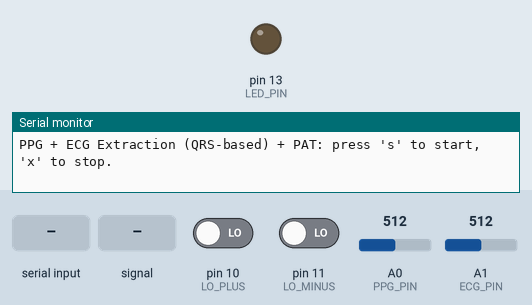
Recording of a sketch running on a simulated Arduino Uno, built with avr-gcc and run on an emulated ATmega328P. Parts: output pins drawn as LEDs (lit = HIGH), the last lines printed to the serial monitor. The inputs (shaded band) are chosen by the test bench; at power-on: A0 (PPG_PIN) = 512, pin 10 (LO_PLUS) LOW, pin 11 (LO_MINUS) LOW, A1 (ECG_PIN) = 512.

Above: at 1.2 s.
1.3 s: "s" received over Serial
2.8 s: A0 (PPG_PIN) set to 611
4.3 s: A0 (PPG_PIN) set to 633
At 5.1 s:
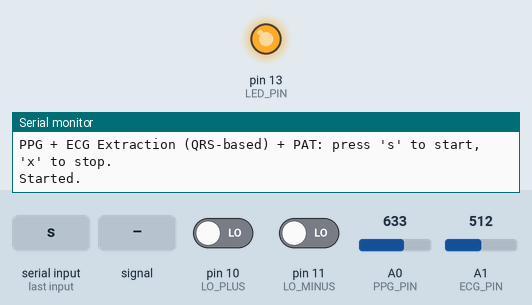
5.8 s: A0 (PPG_PIN) set to 610
At 6.2 s:
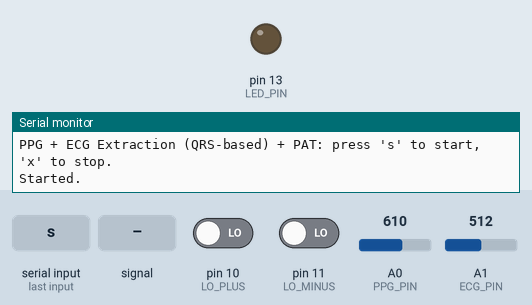
7.3 s: A0 (PPG_PIN) set to 630
At 8.5 s:
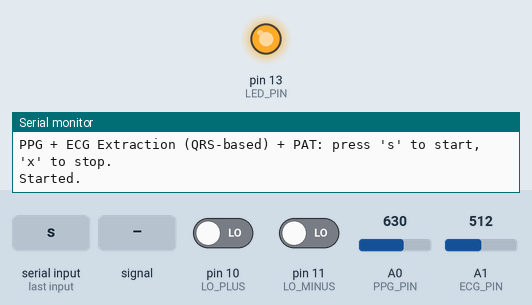
8.8 s: A1 (ECG_PIN) fed a 50 Hz sine of ±306 counts around its level
Timing chart, 0 to 11.8 s (numbered marks = the images above; inputs shaded):
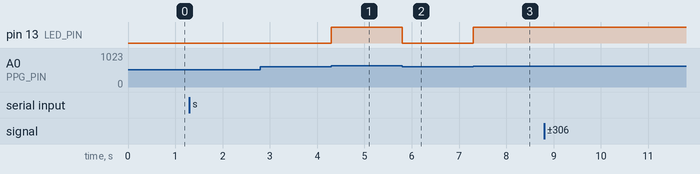

Measured:
- the behaviour switches between 620 and 621 on A0 (PPG_PIN) (found by bisection; images 0 and 1)
- after the input at 2.8 s, every drawn part: stays the same
- after the input at 4.3 s, pin 13 (LED_PIN): LOW → HIGH at once
- after the input at 5.8 s, pin 13 (LED_PIN): HIGH → LOW at once
- after the input at 7.3 s, pin 13 (LED_PIN): LOW → HIGH at once

The sketch:

Features_Improved_PAT.ino
```cpp
#include <math.h>

// --------- Pin definitions ----------
const int PPG_PIN   = A0;          // Pulse sensor
const int ECG_PIN   = A1;          // AD8232 OUTPUT
const int LED_PIN   = LED_BUILTIN; // LED for PPG beats (optional)

// If you wired LO+ / LO-:
const int LO_PLUS   = 10;          // AD8232 LO+
const int LO_MINUS  = 11;          // AD8232 LO-

// --------- Sampling & window ----------
const unsigned long SAMPLE_INTERVAL_MS = 10;      // 100 Hz
const unsigned long FEATURE_WINDOW_MS  = 10000;   // 10 seconds

unsigned long lastSampleTime  = 0;
unsigned long windowStartTime = 0;

bool collecting = false;

// ---------------- PPG beat data ----------------
const int MAX_PPG_BEATS = 50;

float ppgIBI[MAX_PPG_BEATS];       // ms
float ppgAmp[MAX_PPG_BEATS];       // ADC amplitude
int   ppgBeatCount = 0;

unsigned long ppgLastBeatTime = 0;
bool  ppgWasAboveThreshold    = false;

int   ppgThreshold = 620;          // TUNE THIS with Serial Plotter (PPG)

// For amplitude between beats
int   ppgMinSinceLastBeat = 1023;
int   ppgMaxSinceLastBeat = 0;

const unsigned long PPG_REFRACTORY_MS = 250;  // avoid double peaks

// Store PPG beat times (for PAT)           // <<< NEW
unsigned long ppgBeatTime[MAX_PPG_BEATS];     // time of PPG peaks (ms)

// ---------------- ECG beat data ----------------
const int MAX_ECG_BEATS = 50;

float ecgRR[MAX_ECG_BEATS];        // ms
int   ecgBeatCount = 0;

unsigned long ecgLastBeatTime = 0;
bool  ecgWasAboveThreshold    = false;

// Store ECG R-peak times (for PAT)        // <<< NEW
unsigned long ecgBeatTime[MAX_ECG_BEATS];     // time of R-peaks (ms)

// -------- QRS enhancement (derivative^2 + moving average) --------
const int ENERGY_MA_LEN = 8;        // length of moving average window
long energyBuf[ENERGY_MA_LEN];
byte energyIndex = 0;
long energySum = 0;

int  prevEcgSample = 0;             // for derivative
int  qrsSignal = 0;                 // processed QRS-energy signal

// Adaptive threshold on qrsSignal
int   qrsThreshold = 0;
bool  qrsThreshInit = false;
float qrsPeakAvg = 0.0;

const unsigned long ECG_REFRACTORY_MS = 400;   // robust up to ~150 bpm

// ---------------- PAT (ECG→PPG delay) -----------------  // <<< NEW
float patValues[MAX_PPG_BEATS];                      // PAT in ms
int   patCount = 0;

// ===================================================================

void setup() {
  pinMode(LED_PIN, OUTPUT);
  pinMode(LO_PLUS, INPUT);
  pinMode(LO_MINUS, INPUT);

  Serial.begin(115200);
  while (!Serial) {}

  Serial.println("PPG + ECG Extraction (QRS-based) + PAT: press 's' to start, 'x' to stop.");
}

void loop() {
  // -------- Serial commands --------
  if (Serial.available()) {
    char c = Serial.read();
    if (c == 's' || c == 'S') {
      collecting = true;
      resetWindowData();
      windowStartTime = millis();
      Serial.println("Started.");
    }
    else if (c == 'x' || c == 'X') {
      collecting = false;
      Serial.println("Stopped.");
    }
  }

  unsigned long now = millis();

  // -------- Sampling at 100 Hz --------
  if (now - lastSampleTime >= SAMPLE_INTERVAL_MS) {
    lastSampleTime += SAMPLE_INTERVAL_MS;
    if (collecting) {
      processSample();
    }
  }

  // -------- 10 s window finished --------
  if (collecting && (now - windowStartTime >= FEATURE_WINDOW_MS)) {
    computeFeatures();
    resetWindowData();
    windowStartTime = now;  // start next 10 s window automatically
  }
}

// ===================================================================
//                 SAMPLE PROCESSING (PPG + ECG)
// ===================================================================
void processSample() {
  unsigned long now = millis();

  // ----- Read PPG -----
  int ppg = analogRead(PPG_PIN);

  // Track min/max between beats for amplitude
  if (ppg < ppgMinSinceLastBeat) ppgMinSinceLastBeat = ppg;
  if (ppg > ppgMaxSinceLastBeat) ppgMaxSinceLastBeat = ppg;

  // LED feedback for PPG
  digitalWrite(LED_PIN, (ppg > ppgThreshold));

  // ----- PPG peak detection -----
  if (ppg > ppgThreshold &&
      !ppgWasAboveThreshold &&
      (now - ppgLastBeatTime) > PPG_REFRACTORY_MS) {

    if (ppgLastBeatTime > 0 && ppgBeatCount < MAX_PPG_BEATS) {
      unsigned long ibi = now - ppgLastBeatTime;
      ppgIBI[ppgBeatCount] = (float)ibi;

      int amp = ppgMaxSinceLastBeat - ppgMinSinceLastBeat;
      ppgAmp[ppgBeatCount] = (float)amp;

      // store PPG beat time for this IBI/amplitude          // <<< NEW
      ppgBeatTime[ppgBeatCount] = now;

      ppgBeatCount++;
    }

    ppgLastBeatTime = now;
    ppgWasAboveThreshold = true;

    ppgMinSinceLastBeat = ppg;
    ppgMaxSinceLastBeat = ppg;
  }
  else if (ppg < ppgThreshold) {
    ppgWasAboveThreshold = false;
  }

  // =====================  ECG (QRS-based)  =====================

  // ----- Read ECG -----
  int ecg = analogRead(ECG_PIN);

  // If leads off, force ECG to 0 (optional)
  if (digitalRead(LO_PLUS) == HIGH || digitalRead(LO_MINUS) == HIGH) {
    ecg = 0;
  }

  // ----- QRS enhancement: derivative -> square -> moving average -----
  int diff = ecg - prevEcgSample;          // derivative
  prevEcgSample = ecg;

  long energy = (long)diff * (long)diff;   // "energy" of slope

  // Update moving average buffer
  energySum -= energyBuf[energyIndex];
  energyBuf[energyIndex] = energy;
  energySum += energy;
  energyIndex++;
  if (energyIndex >= ENERGY_MA_LEN) energyIndex = 0;

  qrsSignal = (int)(energySum / ENERGY_MA_LEN);   // smoothed energy

  // ----- Initialize / update adaptive threshold -----
  if (!qrsThreshInit) {
    // Simple bootstrap for first few samples
    static int initCount = 0;
    qrsPeakAvg += qrsSignal;
    initCount++;
    if (initCount >= 50) {                  // after ~0.5 s
      qrsPeakAvg /= (float)initCount;
      qrsThreshold = (int)(0.5f * qrsPeakAvg);   // 50% of avg energy
      if (qrsThreshold < 50)  qrsThreshold = 50;
      if (qrsThreshold > 2000) qrsThreshold = 2000;
      qrsThreshInit = true;
    }
    return;  // don't detect beats until threshold is ready
  }

  // ----- QRS detection using qrsSignal -----
  if (qrsSignal > qrsThreshold &&
      !ecgWasAboveThreshold &&
      (now - ecgLastBeatTime) > ECG_REFRACTORY_MS) {

    if (ecgLastBeatTime > 0 && ecgBeatCount < MAX_ECG_BEATS) {
      unsigned long rr = now - ecgLastBeatTime;
      ecgRR[ecgBeatCount] = (float)rr;

      // store ECG R-peak time for this RR interval       // <<< NEW
      ecgBeatTime[ecgBeatCount] = now;

      ecgBeatCount++;
    }

    ecgLastBeatTime = now;
    ecgWasAboveThreshold = true;

    // Update running average of QRS energy and threshold
    qrsPeakAvg = 0.9f * qrsPeakAvg + 0.1f * (float)qrsSignal;
    qrsThreshold = (int)(0.5f * qrsPeakAvg);      // keep at ~50% of typical QRS
    if (qrsThreshold < 50)  qrsThreshold = 50;
    if (qrsThreshold > 2000) qrsThreshold = 2000;
  }
  else if (qrsSignal < (qrsThreshold * 0.5f)) {
    // reset detector once energy has fallen well below threshold
    ecgWasAboveThreshold = false;
  }

  // If you want to debug, you can print qrsSignal vs raw ECG:
  // Serial.print(ecg); Serial.print(" "); Serial.println(qrsSignal);
}

// ===================================================================
//                        FEATURE COMPUTATION
// ===================================================================
void computeFeatures() {
  Serial.println("--------------------------------------------------");
  Serial.println("10-second window finished. Features:");

  // ---------- PPG features ----------
  Serial.println("PPG features:");

  Serial.print("  Beats detected: ");
  Serial.println(ppgBeatCount);

  if (ppgBeatCount >= 2) {
    float sumIBI = 0;
    for (int i = 0; i < ppgBeatCount; i++) sumIBI += ppgIBI[i];
    float ibiMean = sumIBI / ppgBeatCount;

    float sumVar = 0;
    for (int i = 0; i < ppgBeatCount; i++) {
      float diff = ppgIBI[i] - ibiMean;
      sumVar += diff * diff;
    }
    float ibiVar = sumVar / ppgBeatCount;

    float hrMean = 60000.0 / ibiMean;

    float sumAmp = 0;
    for (int i = 0; i < ppgBeatCount; i++) sumAmp += ppgAmp[i];
    float ampMean = sumAmp / ppgBeatCount;

    Serial.print("  IBI mean (ms):      "); Serial.println(ibiMean, 2);
    Serial.print("  IBI variance:       "); Serial.println(ibiVar, 2);
    Serial.print("  HR mean (bpm):      "); Serial.println(hrMean, 2);
    Serial.print("  Amp mean (ADC):     "); Serial.println(ampMean, 2);
  } else {
    Serial.println("  Not enough PPG beats.");
  }

  // ---------- ECG features ----------
  Serial.println("ECG features:");

  Serial.print("  Beats detected: ");
  Serial.println(ecgBeatCount);

  if (ecgBeatCount >= 2) {
    float rrMean = 0;
    for (int i = 0; i < ecgBeatCount; i++) rrMean += ecgRR[i];
    rrMean /= ecgBeatCount;

    // SDNN
    float sumSq = 0;
    for (int i = 0; i < ecgBeatCount; i++) {
      float diff = ecgRR[i] - rrMean;
      sumSq += diff * diff;
    }
    float sdnn = sqrt(sumSq / ecgBeatCount);

    // RMSSD and pNN50
    float sumSqDiff = 0;
    int   nn50 = 0;
    int   nDiff = ecgBeatCount - 1;
    for (int i = 0; i < nDiff; i++) {
      float diff = ecgRR[i+1] - ecgRR[i];
      float absDiff = fabs(diff);
      sumSqDiff += diff * diff;
      if (absDiff > 50.0) nn50++;
    }
    float rmssd = sqrt(sumSqDiff / nDiff);
    float pnn50 = (float)nn50 * 100.0 / (float)nDiff;

    float hrMeanECG = 60000.0 / rrMean;

    Serial.print("  RR mean (ms):       "); Serial.println(rrMean, 2);
    Serial.print("  SDNN (ms):          "); Serial.println(sdnn, 2);
    Serial.print("  RMSSD (ms):         "); Serial.println(rmssd, 2);
    Serial.print("  pNN50 (%):          "); Serial.println(pnn50, 2);
    Serial.print("  HR mean (bpm):      "); Serial.println(hrMeanECG, 2);
  } else {
    Serial.println("  Not enough ECG beats.");
  }

  // ---------- PAT features (ECG R → PPG peak) ----------   // <<< NEW
  // PAT ≈ Pulse Arrival Time: delay between R-peak and the following PPG peak
  patCount = 0;

  int j = 0; // index in ECG beat times
  for (int i = 0; i < ppgBeatCount && patCount < MAX_PPG_BEATS; i++) {
    unsigned long tPPG = ppgBeatTime[i];

    // advance j until ecgBeatTime[j] >= tPPG
    while (j < ecgBeatCount && ecgBeatTime[j] < tPPG) {
      j++;
    }
    if (j == 0) {
      // no ECG beat before this PPG beat
      continue;
    }

    unsigned long tECG = ecgBeatTime[j - 1];  // last R-peak before this PPG peak
    unsigned long dt = tPPG - tECG;          // PAT in ms

    // keep only physiologically reasonable PAT values (e.g. 100–400 ms)
    if (dt >= 100 && dt <= 400) {
      patValues[patCount] = (float)dt;
      patCount++;
    }
  }

  Serial.println("PAT (ECG R -> PPG peak) features:");
  Serial.print("  Valid PAT count: ");
  Serial.println(patCount);

  if (patCount >= 1) {
    float sumPAT = 0;
    for (int i = 0; i < patCount; i++) sumPAT += patValues[i];
    float patMean = sumPAT / patCount;

    float sumPATVar = 0;
    for (int i = 0; i < patCount; i++) {
      float diff = patValues[i] - patMean;
      sumPATVar += diff * diff;
    }
    float patVar = sumPATVar / patCount;

    Serial.print("  PAT mean (ms):      "); Serial.println(patMean, 2);
    Serial.print("  PAT variance:       "); Serial.println(patVar, 2);
  } else {
    Serial.println("  Not enough valid PAT pairs.");
  }

  Serial.println("--------------------------------------------------");
}

// ===================================================================
//                        RESET DATA
// ===================================================================
void resetWindowData() {
  // PPG
  ppgBeatCount = 0;
  ppgLastBeatTime = 0;
  ppgWasAboveThreshold = false;
  ppgMinSinceLastBeat = 1023;
  ppgMaxSinceLastBeat = 0;

  // ECG
  ecgBeatCount = 0;
  ecgLastBeatTime = 0;
  ecgWasAboveThreshold = false;

  // QRS processing
  prevEcgSample = 0;
  energySum = 0;
  for (int i = 0; i < ENERGY_MA_LEN; i++) energyBuf[i] = 0;
  energyIndex = 0;
  qrsThreshInit = false;
  qrsPeakAvg = 0.0;
  qrsThreshold = 0;

  // PAT
  patCount = 0;
}
```
